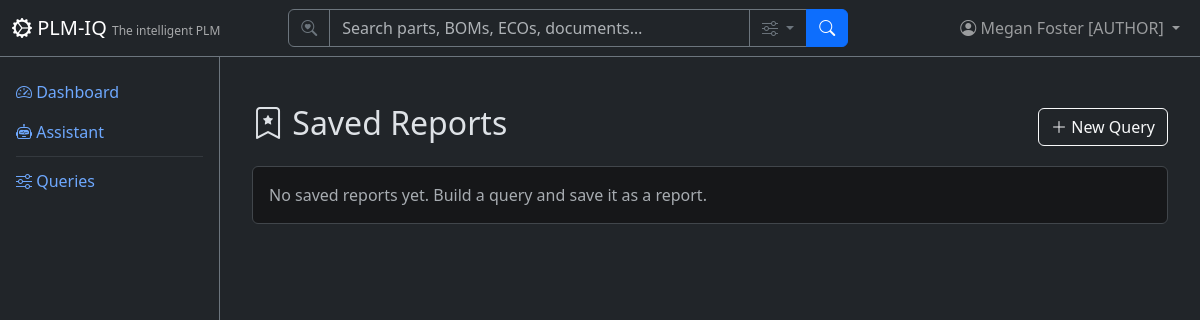
Before: /queries/saved (signed in) with the older database file.
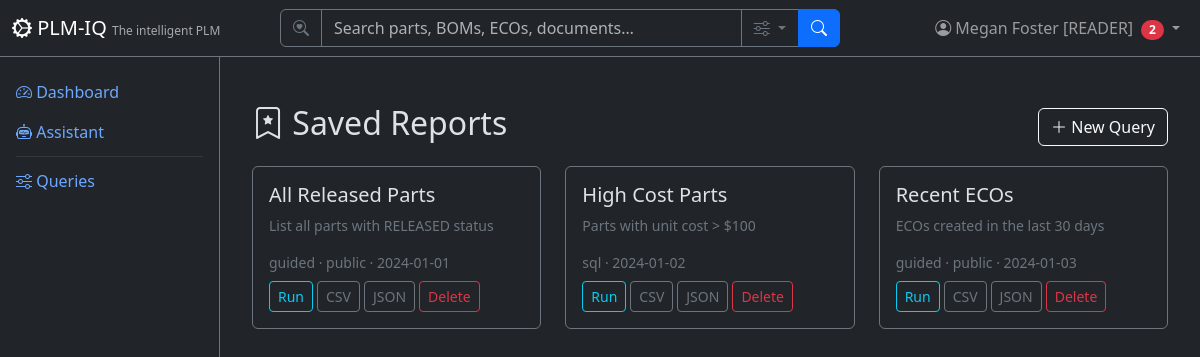
After: the same page with the newer database file.
### app/models/tenant_user.py (models this page shows)
class User(Base):
    __tablename__ = "users"
    user_id = Column("user_id", Integer, primary_key=True, autoincrement=True)
    username = Column("username", String, unique=True, nullable=False)
    full_name = Column("full_name", String, nullable=False)
    email = Column("email", String)
    password_hash = Column("password_hash", String, nullable=False, default="")
    tenant_id = Column("tenant_id", Integer, ForeignKey("tenants.tenant_id"), nullable=False, default=1)
    is_active = Column("is_active", Boolean, default=True)
    created_date = Column("created_date", String)
    role = Column("role", String, default="reader")
    tenant = relationship("Tenant", back_populates="users")
    favorites = relationship("Favorite", back_populates="user")

### app/models/queries.py (models this page shows)
class SavedQuery(Base):
    __tablename__ = "saved_queries"
    id = Column("id", Integer, primary_key=True, autoincrement=True)
    name = Column("name", String, nullable=False)
    description = Column("description", String)
    mode = Column("mode", String, nullable=False, default="guided")  # "guided" | "sql"
    definition = Column("definition", Text, nullable=False)  # JSON config or raw SQL
    created_by = Column("created_by", Integer, ForeignKey("users.user_id"), nullable=False)
    created_at = Column("created_at", String)
    is_public = Column("is_public", Boolean, default=False)

### app/routers/queries.py (the view)
@router.get("/saved", response_class=HTMLResponse)
async def saved_list(request: Request, db: Session = Depends(get_db)):
    user = require_user(request, db)
    ctx = auth_context(request, db)
    saved = list_reports(db, user)
    return HTMLResponse(content=render(
        "queries/saved.html",
        **ctx,
        saved_reports=saved,
    ))

### app/templates/queries/saved.html
{% extends "base.html" %}
{% block content %}
<div class="container-fluid py-4">
  <div class="d-flex justify-content-between align-items-center mb-3">
    <h2><i class="bi bi-bookmark-star"></i> Saved Reports</h2>
    <a href="/queries" class="btn btn-outline-light"><i class="bi bi-plus-lg"></i> New Query</a>
  </div>
  {% if not saved_reports %}
    <div class="alert alert-secondary">No saved reports yet. Build a query and save it as a report.</div>
  {% else %}
    <div class="row">
      {% for r in saved_reports %}
      <div class="col-md-4 mb-3">
        <div class="card bg-dark border-secondary h-100">
          <div class="card-body">
            <h5 class="card-title">{{ r.name }}</h5>
            {% if r.description %}<p class="card-text small text-secondary">{{ r.description }}</p>{% endif %}
            <div class="small text-secondary mb-2">
              {{ r.mode }}{% if r.is_public %} · public{% endif %} · {{ r.created_at }}
            </div>
            <div class="d-flex flex-wrap gap-1">
              <a href="/queries/saved/{{ r.id }}" class="btn btn-sm btn-outline-info">Run</a>
              <a href="/queries/saved/{{ r.id }}/export?format=csv" class="btn btn-sm btn-outline-secondary">CSV</a>
              <a href="/queries/saved/{{ r.id }}/export?format=json" class="btn btn-sm btn-outline-secondary">JSON</a>
              <form method="post" action="/queries/saved/{{ r.id }}/delete" onsubmit="return confirm('Delete this report?');">
                <button type="submit" class="btn btn-sm btn-outline-danger">Delete</button>
              </form>
            </div>
          </div>
        </div>
      </div>
      {% endfor %}
    </div>
  {% endif %}
</div>
{% endblock %}

### app/templates/base.html (shortened to what this page needs)
<!DOCTYPE html>
<html lang="en" data-bs-theme="dark">
<head>
    <link href="https://cdn.jsdelivr.net/npm/bootstrap@5.3.3/dist/css/bootstrap.min.css" rel="stylesheet">
    <link href="https://cdn.jsdelivr.net/npm/bootstrap-icons@1.11.3/font/bootstrap-icons.css" rel="stylesheet">
</head>
<body>
    <nav class="navbar navbar-expand-md navbar-dark bg-dark fixed-top border-bottom border-secondary">
        <div class="container-fluid">
            <a class="navbar-brand" href="/">
                <i class="bi bi-gear-wide-connected"></i> PLM-IQ
                <small class="d-none d-md-inline">The intelligent PLM</small>
            </a>
            <div class="collapse navbar-collapse" id="navMenu">
                {% if current_user %}
                <form class="d-flex mx-auto my-2 my-md-0" role="search" action="/search" method="get" style="width: 100%; max-width: 560px;">
                    <div class="input-group">
                        <span class="input-group-text bg-dark border-secondary text-secondary"><i class="bi bi-search-heart"></i></span>
                        <input type="search" name="q" class="form-control bg-dark text-light border-secondary" placeholder="Search parts, BOMs, ECOs, documents…" aria-label="Search">
                        <button class="btn btn-outline-secondary dropdown-toggle" type="button" data-bs-toggle="dropdown" data-bs-auto-close="outside" title="Search options">
                            <i class="bi bi-sliders"></i>
                        </button>
                        <button class="btn btn-primary" type="submit"><i class="bi bi-search"></i></button>
                    </div>
                </form>
                {% endif %}
                <ul class="navbar-nav ms-auto align-items-center">
                    {% if current_user %}
                    <li class="nav-item dropdown">
                        <a class="nav-link dropdown-toggle position-relative" href="#" role="button" data-bs-toggle="dropdown" aria-label="Profile Menu" title="Profile Menu">
                            <i class="bi bi-person-circle"></i>
                            <span class="d-none d-md-inline">{{ current_user.full_name }} [{{ current_user.role|upper if current_user.role else 'SUPERUSER' }}]</span>
                            {% if unread_count|default(0) > 0 %}<span class="badge bg-danger rounded-pill ms-1">{{ unread_count }}</span>{% endif %}
                        </a>
                    </li>
                    {% else %}
                    <li class="nav-item">
                        <a class="nav-link" href="/login"><i class="bi bi-box-arrow-in-right"></i> Sign In</a>
                    </li>
                    {% endif %}
                </ul>
            </div>
        </div>
    </nav>
    <div class="sidebar bg-dark border-end border-secondary pt-3">
        <ul class="nav nav-pills flex-column">
            <li class="nav-item">
                <a class="nav-link" href="/"><i class="bi bi-speedometer2"></i> Dashboard</a>
            </li>
            <li class="nav-item">
                <a class="nav-link" href="/assistant"><i class="bi bi-robot"></i> Assistant</a>
            </li>
            <li class="nav-item">
                <hr class="nav-divider my-1 mx-3 border-secondary">
            </li>
            <li class="nav-item">
                <a class="nav-link" href="/queries"><i class="bi bi-sliders"></i> Queries</a>
            </li>
        </ul>
    </div>
    <div class="main-content">
        {% block content %}{% endblock %}
    </div>
</body>
</html>

### app/templates/base.html (style rules this page uses)
body { padding-top: 60px; }
.sidebar { position: fixed; top: 56px; bottom: 0; left: 0; width: 220px; overflow-y: auto; }
.main-content { margin-left: 220px; padding: 20px; }
.navbar-brand small { font-size: 0.75rem; opacity: 0.6; }

Changed rows visible on the page:
changed User "Megan Foster": role "AUTHOR" → "READER"
added SavedQuery: name "All Released Parts", description "List all parts with RELEASED status", mode "guided", is_public "· public", created_at "2024-01-01"
added SavedQuery: name "High Cost Parts", description "Parts with unit cost > $100", mode "sql", created_at "2024-01-02"
added SavedQuery: name "Recent ECOs", description "ECOs created in the last 30 days", mode "guided", is_public "· public", created_at "2024-01-03"
Other visible differences:
{{ unread_count }}: (not shown) → "2"
text no longer shown: "No saved reports yet. Build a query and save it as a report."
